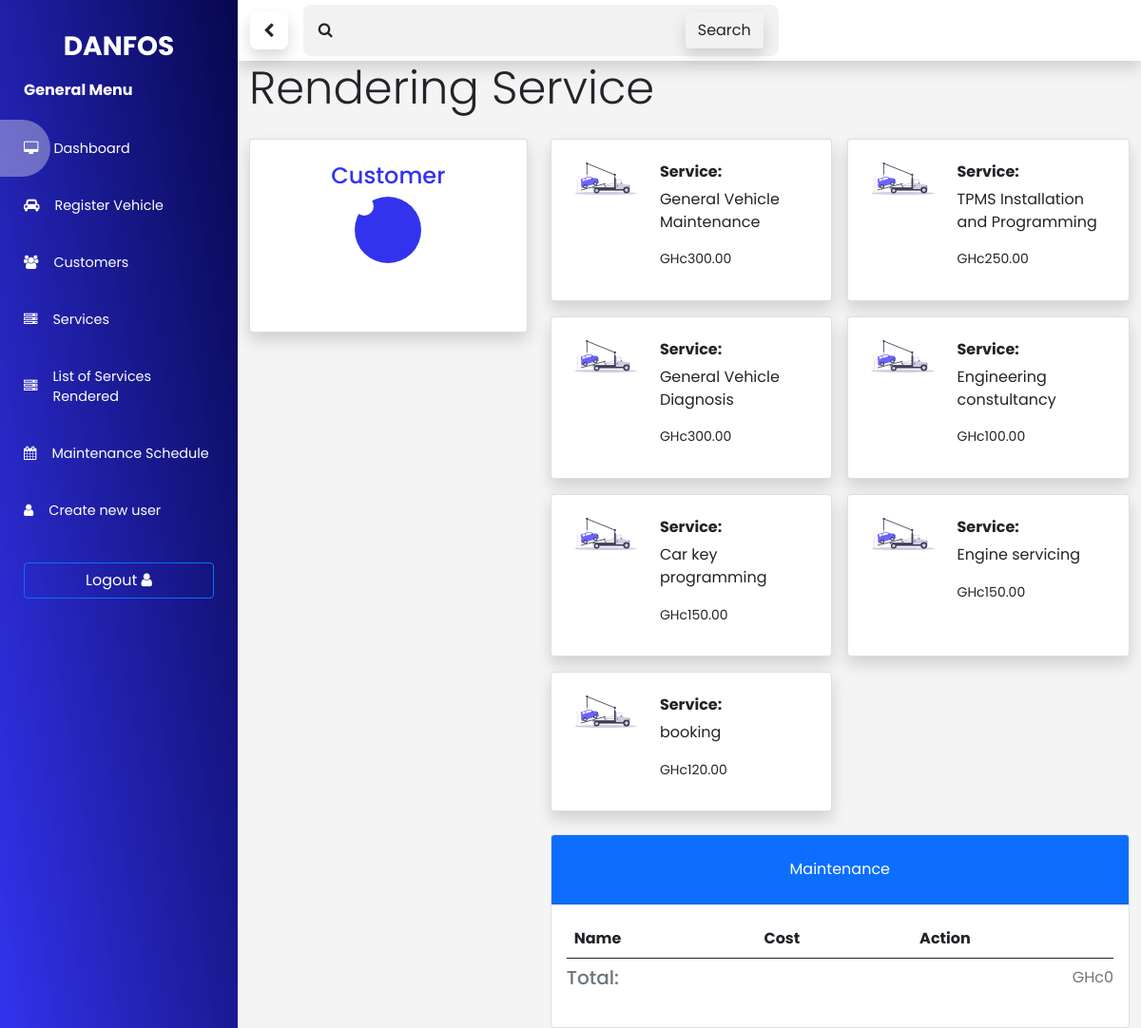
Screenshot of /vehicle/customers/query (signed in) with the database file from the repository.
### vehicle/models.py (models this page shows, shortened)
class Service(models.Model):
  id = models.AutoField(primary_key=True)
  text = models.CharField(max_length=100)
  cost = models.DecimalField(max_digits=10, decimal_places=2)
  created_at = models.DateTimeField(auto_now_add=True)

### vehicle/views.py (the view, shortened to what this page needs)
# urls.py: path('vehicle/customers/query', search_customers, name='search_customer'),
@login_required(login_url='auth/login')
def search_customers(request):
  qs_services = Service.objects.all()
  queryset = []
  print("QUERY: ", queryset)
  request.session['customer']  = queryset.fullname if hasattr(queryset, 'fullname') else ''
  context = {
    'data': {
      'customer': queryset,
      'services': qs_services,
    }
  }
  return render(request, 'vehicle/maintenance.html', context)

### vehicle/templates/vehicle/maintenance.html (shortened to what this page needs)
{% extends "admin_base.html" %}
{% block Content %}
  <div class="container">
    <h3 class="display-5">Rendering Service</h3>
    {% if data %}
    <div class="row">
      <div class="col-md-4">
      <div class='position-sticky' style="top: 90px;">
        <div class=" card my-4 shadow p-4 d-flex flex-column align-items-center gap-2 text-center customer-card" >
          <h4 class='customer-card__title'>Customer</h4>
          <div class="customer-initial">
          </div>
        </div>
      </div>
      </div>
      <div class="col-md-8 mt-4">
        <div class="scroll">
          <div class="service-rendered pb-4">
            {% for service in data.services  %}
            <div id="service-{{service.id}}" class="card service-card shadow p-4">
              <div class="row">
                <div class="col-4">
                  <div class="image-container">
                    <img class=''  src="http://127.0.0.1:8000/media/svg/car.svg" />
                  </div>
                </div>
                <div class="col-8 ">
                  <h6><b>Service:</b></h6>
                  <p id="service-text" class="py-2">{{service.text}}</p>
                  <div class="d-flex justify-content-between align-items-center">
                    <small id="service-cost">GHc<span>{{service.cost}}</span></small>
                    <button class="btn btn-default ml-auto">
                      <i class="fa fa-check"></i>
                    </button>
                  </div>
                </div>
              </div>
            </div>
            {% endfor %}
          </div>
          <div class="card">
            <div class="card-header bg-primary text-white text-center py-4">
              <p>Maintenance</p>
            </div>
            <div class="card-body">
              <table class="table table-striped table-hover" id="maintenance-table">
                <thead>
                  <tr>
                    <th scope="col">Name</th>
                    <th scope="col">Cost</th>
                    <th scope="col">Action</th>
                  </tr>
                </thead>
                <caption>
                  <div class="d-flex justify-content-between">
                    <h5>Total: </h5>
                    <p id="table-total">GHc<span>0</span></p>
                  </div>
                </caption>
              </table>
            </div>
          </div>
        </div>
      </div>
    </div>
    {% endif %}
  </div>
{% endblock Content %}

### rows the page displays
Service: text "General Vehicle Maintenance", cost "300.00"
Service: text "TPMS Installation and Programming", cost "250.00"
Service: text "General Vehicle Diagnosis", cost "300.00"
Service: text "Engineering constultancy", cost "100.00"
Service: text "Car key programming", cost "150.00"
Service: text "Engine servicing", cost "150.00"
Service: text "booking", cost "120.00"
